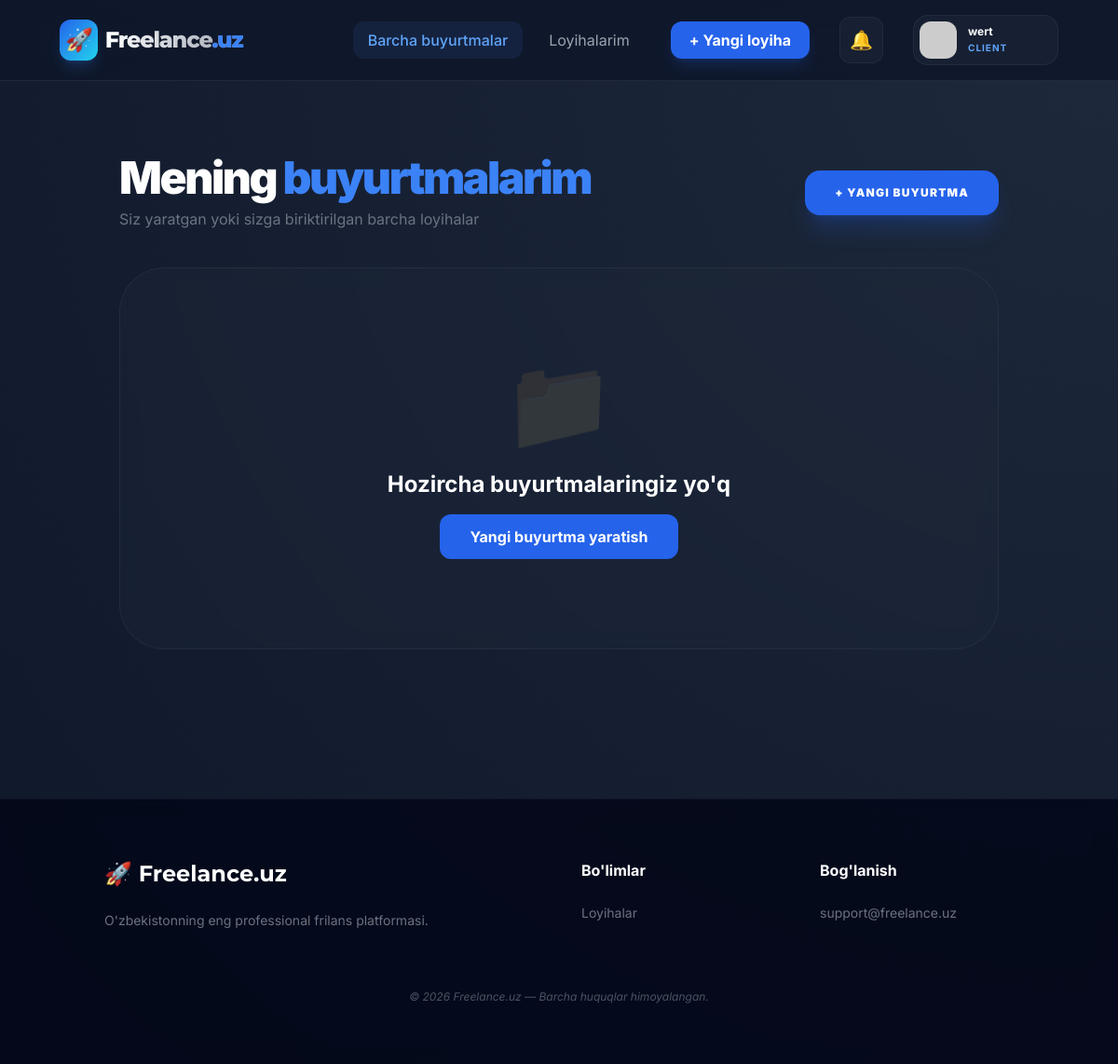
The app's page /my-orders/ (signed in), older data.
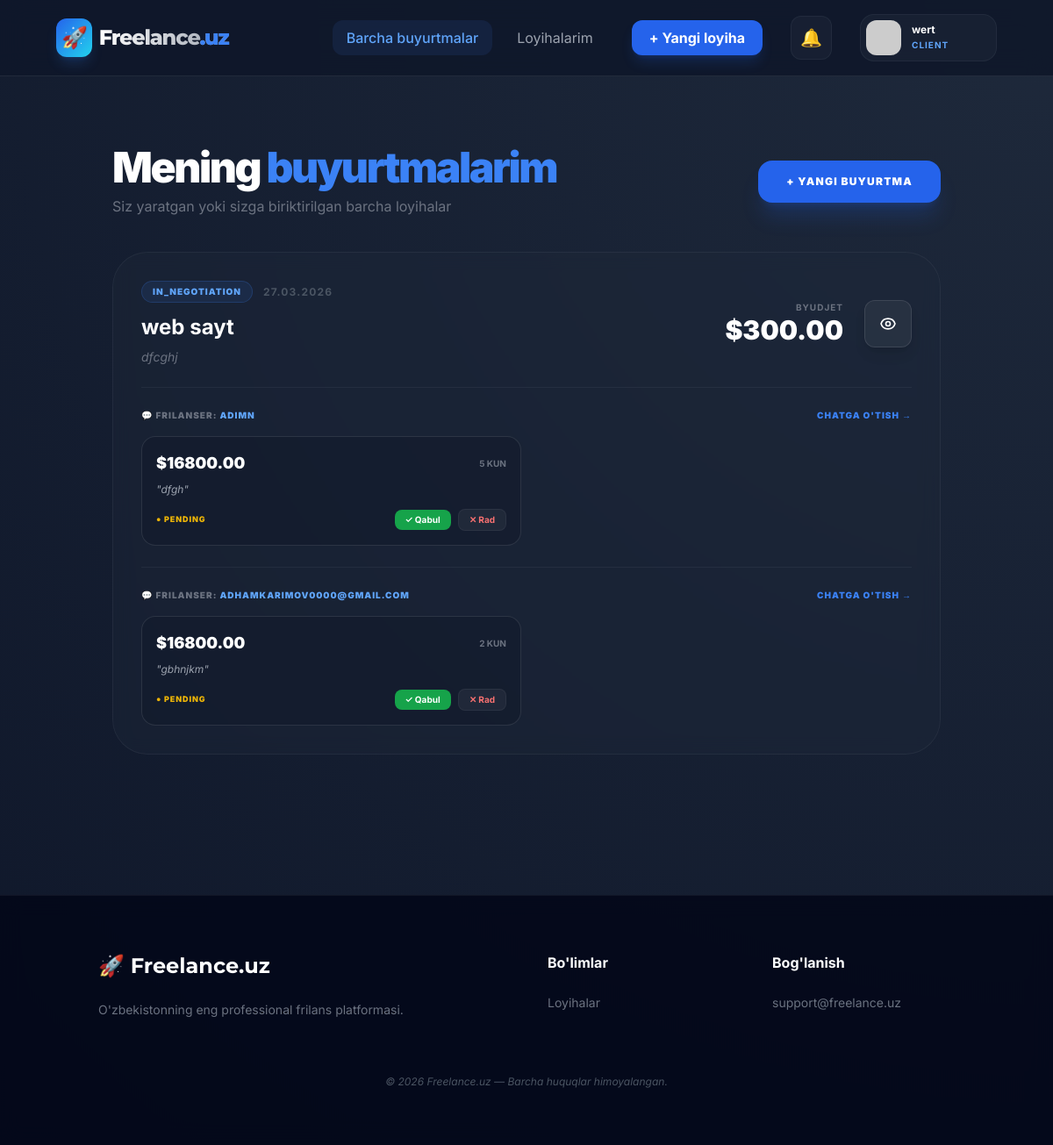
The same page, newer data.
### accounts/models.py (models this page shows, shortened)
class User(AbstractUser):
    class Role(models.TextChoices):
        CLIENT     = 'CLIENT',     'Mijoz'
        FREELANCER = 'FREELANCER', 'Frilanser'
    email     = models.EmailField(unique=True)
    full_name = models.CharField(max_length=255)
    role      = models.CharField(max_length=20, choices=Role.choices)
    avatar    = models.ImageField(upload_to='avatars/', null=True, blank=True)
    USERNAME_FIELD  = 'email'
    REQUIRED_FIELDS = ['username', 'full_name', 'role']

### marketplace/models.py (models this page shows, shortened)
class Order(models.Model):
    class Status(models.TextChoices):
        OPEN           = 'OPEN',           'Ochiq'
        IN_NEGOTIATION = 'IN_NEGOTIATION', 'Kelishilmoqda'
        IN_PROGRESS    = 'IN_PROGRESS',    'Jarayonda'
        COMPLETED      = 'COMPLETED',      'Tugatilgan'
        DELAYED        = 'DELAYED',        'Kechikkan'
        CANCELLED      = 'CANCELLED',      'Bekor qilingan'
    client         = models.ForeignKey(
        settings.AUTH_USER_MODEL,
        on_delete=models.CASCADE,
        related_name='orders'
    )
    assigned_freelancer = models.ForeignKey(
        settings.AUTH_USER_MODEL,
        on_delete=models.SET_NULL,
        null=True, blank=True,
        related_name='assigned_orders'
    )
    title          = models.CharField(max_length=255)
    description    = models.TextField()
    initial_budget = models.DecimalField(max_digits=12, decimal_places=2)
    final_price    = models.DecimalField(max_digits=12, decimal_places=2, null=True, blank=True)
    status         = models.CharField(max_length=20, choices=Status.choices, default=Status.OPEN)
    deadline       = models.DateTimeField(null=True, blank=True)
    tags           = models.ManyToManyField(Tag, blank=True, related_name='orders')
    created_at     = models.DateTimeField(auto_now_add=True)
    updated_at     = models.DateTimeField(auto_now=True)
    class Meta:
        ordering = ['-created_at']

### chat/models.py (models this page shows, shortened)
class ChatRoom(models.Model):
    order      = models.ForeignKey(Order, on_delete=models.CASCADE, related_name='chat_rooms')
    client     = models.ForeignKey(settings.AUTH_USER_MODEL, on_delete=models.CASCADE, related_name='client_rooms')
    freelancer = models.ForeignKey(settings.AUTH_USER_MODEL, on_delete=models.CASCADE, related_name='freelancer_rooms')
    created_at = models.DateTimeField(auto_now_add=True)
    class Meta:
        unique_together = ('order', 'freelancer')

class Offer(models.Model):
    class Status(models.TextChoices):
        PENDING  = 'PENDING',  'Kutilmoqda'
        ACCEPTED = 'ACCEPTED', 'Qabul qilindi'
        REJECTED = 'REJECTED', 'Rad etildi'
        EXPIRED  = 'EXPIRED',  "Muddati o'tgan"
    room           = models.ForeignKey(ChatRoom, on_delete=models.CASCADE, related_name='offers')
    sender         = models.ForeignKey(settings.AUTH_USER_MODEL, on_delete=models.CASCADE, related_name='sent_offers')
    proposed_price = models.DecimalField(max_digits=12, decimal_places=2)
    delivery_days  = models.PositiveIntegerField()
    message        = models.TextField(null=True, blank=True)
    status         = models.CharField(max_length=20, choices=Status.choices, default=Status.PENDING)
    created_at     = models.DateTimeField(auto_now_add=True)
    responded_at   = models.DateTimeField(null=True, blank=True)

### marketplace/views.py (the view)
# urls.py: path('my-orders/', views.MyOrdersView.as_view(), name='my_orders'),
class MyOrdersView(LoginRequiredMixin, View):
    def get(self, request):
        orders = Order.objects.filter(
            client=request.user
        ).prefetch_related(
            'chat_rooms__offers__sender'  # takliflarni oldindan yuklash
        ).order_by('-created_at')
        return render(request, 'marketplace/my_orders.html', {'orders': orders})

### templates/marketplace/my_orders.html (shortened to what this page needs)
{% extends 'base.html' %}
{% block content %}
<div class="container mx-auto px-4 py-10 max-w-5xl">
    <div class="mb-10 flex flex-col md:flex-row md:items-center justify-between gap-6">
        <div>
            <h1 class="text-3xl md:text-5xl font-black text-white tracking-tighter">
                Mening <span class="text-blue-500">buyurtmalarim</span>
            </h1>
            <p class="text-gray-500 mt-2">Siz yaratgan yoki sizga biriktirilgan barcha loyihalar</p>
        </div>
        <a href="{% url 'marketplace:order_create' %}"
           class="bg-blue-600 hover:bg-blue-500 text-white font-black px-8 py-4 rounded-2xl shadow-xl shadow-blue-600/20 transition-all active:scale-95 text-xs uppercase tracking-widest text-center">
            + Yangi buyurtma
        </a>
    </div>
    <div class="grid grid-cols-1 gap-6">
        {% for order in orders %}
            <div class="glass-card p-6 md:p-8 rounded-[2.5rem] border border-white/5 hover:border-blue-500/30 transition-all group">
                <div class="flex flex-col lg:flex-row justify-between items-start lg:items-center gap-6">
                    <div class="flex-1">
                        <div class="flex items-center gap-3 mb-3">
                            <span class="px-3 py-1 rounded-full bg-blue-500/10 border border-blue-500/20 text-blue-400 text-[10px] font-black uppercase tracking-widest">
                                {{ order.status }}
                            </span>
                            <span class="text-gray-600 text-xs font-bold uppercase tracking-widest">{{ order.created_at|date:"d.m.Y" }}</span>
                        </div>
                        <h2 class="text-xl md:text-2xl font-bold text-white group-hover:text-blue-400 transition-colors mb-2">
                            {{ order.title }}
                        </h2>
                        <p class="text-gray-500 text-sm line-clamp-2 italic">
                            {{ order.description|truncatewords:20 }}
                        </p>
                    </div>
                    <div class="w-full lg:w-auto flex flex-col md:flex-row items-center gap-6 border-t lg:border-t-0 border-white/5 pt-6 lg:pt-0">
                        <div class="text-center md:text-right">
                            <p class="text-[10px] font-bold text-gray-500 uppercase tracking-widest">Byudjet</p>
                            <span class="text-3xl font-black text-white">${{ order.initial_budget }}</span>
                        </div>
                        <div class="flex items-center gap-2">
                            <a href="{% url 'marketplace:order_detail' order.id %}"
                               class="bg-white/5 border border-white/10 text-white p-4 rounded-xl hover:bg-blue-600 transition-all shadow-lg" title="Batafsil">
                            </a>
                        </div>
                    </div>
                </div>
                {% for room in order.chat_rooms.all %}
                    {% if room.offers.all %}
                    <div class="mt-6 pt-6 border-t border-white/5">
                        <div class="flex items-center justify-between mb-4">
                            <h3 class="text-[10px] font-black text-gray-500 uppercase tracking-widest">
                                💬 Frilanser:
                                <span class="text-blue-400">{{ room.freelancer.get_full_name|default:room.freelancer.username }}</span>
                            </h3>
                            <a href="{% url 'chat:room_detail' room.id %}"
                               class="text-[10px] font-black text-blue-500 hover:text-blue-400 uppercase tracking-widest transition-colors">
                                Chatga o'tish →
                            </a>
                        </div>
                        <div class="grid grid-cols-1 md:grid-cols-2 gap-3">
                            {% for offer in room.offers.all %}
                            <div class="p-4 rounded-2xl border transition-all
                                {% if offer.status == 'ACCEPTED' %}bg-green-500/5 border-green-500/30
                                {% elif offer.status == 'REJECTED' %}bg-red-500/5 border-red-500/20 opacity-60
                                {% elif offer.status == 'EXPIRED' %}bg-white/2 border-white/5 opacity-40
                                {% else %}bg-slate-900/40 border-white/10{% endif %}">
                                <div class="flex justify-between items-center mb-2">
                                    <span class="text-white font-black text-lg">${{ offer.proposed_price }}</span>
                                    <span class="text-gray-500 text-[10px] font-bold uppercase">{{ offer.delivery_days }} kun</span>
                                </div>
                                {% if offer.message %}
                                <p class="text-gray-400 text-xs italic mb-3 line-clamp-2">"{{ offer.message }}"</p>
                                {% endif %}
                                <div class="flex items-center justify-between">
                                    <span class="text-[9px] font-black uppercase tracking-widest
                                        {% if offer.status == 'ACCEPTED' %}text-green-500
                                        {% elif offer.status == 'REJECTED' %}text-red-400
                                        {% elif offer.status == 'EXPIRED' %}text-gray-600
                                        {% else %}text-yellow-500{% endif %}">
                                        ● {{ offer.status }}
                                    </span>
                                    {% if offer.status == 'PENDING' %}
                                    <div class="flex gap-2">
                                        <form method="POST" action="{% url 'chat:accept_offer' offer.id %}">
                                            <button class="bg-green-600 hover:bg-green-500 text-white px-3 py-1 rounded-lg text-[10px] font-bold transition-all">
                                                ✓ Qabul
                                            </button>
                                        </form>
                                        <form method="POST" action="{% url 'chat:reject_offer' offer.id %}">
                                            <button class="bg-white/5 hover:bg-red-500/20 text-red-400 px-3 py-1 rounded-lg text-[10px] font-bold transition-all border border-white/5">
                                                ✕ Rad
                                            </button>
                                        </form>
                                    </div>
                                    {% endif %}
                                </div>
                            </div>
                            {% endfor %}
                        </div>
                    </div>
                    {% endif %}
                {% endfor %}
            </div>
        {% empty %}
            <div class="text-center py-24 glass-card rounded-[3rem] border border-white/5">
                <div class="text-8xl mb-6 opacity-10">📁</div>
                <h3 class="text-2xl text-white font-bold mb-4">Hozircha buyurtmalaringiz yo'q</h3>
                <a href="{% url 'marketplace:order_create' %}" class="bg-blue-600 text-white px-8 py-3 rounded-xl font-bold hover:bg-blue-500 transition-all inline-block">Yangi buyurtma yaratish</a>
            </div>
        {% endfor %}
    </div>
</div>
{% endblock %}

### templates/base.html (shortened to what this page needs)
<!DOCTYPE html>
<html lang="uz">
<head>
    <script src="https://cdn.tailwindcss.com"></script>
</head>
<body class="bg-[#0f172a]">
{% if request.user.is_authenticated %}
{% load notification_tags %}
{% get_unread_notifications request.user as unread_notifs %}
{% get_unread_count request.user as unread_count %}
{% endif %}
<nav class="glass-nav px-6 md:px-16 py-4 flex justify-between items-center sticky top-0 z-50">
    <a href="/" class="logo-font text-2xl font-extrabold tracking-tighter flex items-center gap-2 group">
        <span class="bg-gradient-to-br from-blue-600 to-cyan-400 text-white p-1.5 rounded-xl shadow-lg shadow-blue-500/20 group-hover:rotate-12 transition-transform">🚀</span>
        <span class="bg-clip-text text-transparent bg-gradient-to-r from-white to-gray-400">
            Freelance<span class="text-blue-500">.uz</span>
        </span>
    </a>
    <div class="flex items-center gap-4 md:gap-8">
        {% if request.user.is_authenticated %}
            <div class="hidden lg:flex items-center gap-3">
                {% if request.user.role == "CLIENT" %}
                    <a href="{% url 'marketplace:order_list' %}" class="px-4 py-2 text-blue-400 bg-blue-500/10 rounded-xl font-medium">Barcha buyurtmalar</a>
                    <a href="{% url 'marketplace:my_orders' %}" class="px-4 py-2 text-gray-400 hover:text-white transition">Loyihalarim</a>
                    <a href="{% url 'marketplace:order_create' %}" class="ml-4 bg-blue-600 hover:bg-blue-50 text-white px-5 py-2 rounded-xl font-bold shadow-lg shadow-blue-600/20 transition-all active:scale-95">+ Yangi loyiha</a>
                {% else %}
                    <a href="{% url 'marketplace:order_list' %}" class="px-4 py-2 text-blue-400 bg-blue-500/10 rounded-xl font-medium">Ish topish</a>
                    <a href="{% url 'chat:my_offers' %}" class="px-4 py-2 text-gray-400 hover:text-white transition">Mening takliflarim</a>
                {% endif %}
            </div>
            <div class="relative">
                <button onclick="toggleNotif()" class="p-2.5 rounded-xl bg-slate-800/50 hover:bg-slate-700 transition relative border border-white/5">
                    <span class="text-xl">🔔</span>
                </button>
            </div>
            <div class="relative">
                <button onclick="toggleElement('profileDropdown')" class="flex items-center gap-3 p-1.5 pr-4 rounded-2xl bg-slate-800/50 hover:bg-slate-700 border border-white/5 transition">
                    <img src="{% if request.user.avatar %}{{ request.user.avatar.url }}{% else %}https://ui-avatars.com/api/?name={{ request.user.full_name }}&background=2563eb&color=fff{% endif %}" class="w-10 h-10 rounded-xl object-cover">
                    <div class="hidden md:block text-left">
                        <p class="text-xs font-bold text-white truncate w-20 leading-none mb-1">{{ request.user.full_name|truncatechars:12 }}</p>
                        <p class="text-[10px] text-blue-400 uppercase font-bold tracking-widest">{{ request.user.role }}</p>
                    </div>
                </button>
            </div>
        {% endif %}
    </div>
</nav>
<main class="flex-grow">
    <div class="container mx-auto px-6 py-10">
        {% block content %}{% endblock %}
    </div>
</main>
<footer class="bg-slate-950/80 backdrop-blur-md border-t border-white/5 py-16 mt-20">
    <div class="container mx-auto px-6 grid grid-cols-1 md:grid-cols-4 gap-12 text-center md:text-left">
        <div class="col-span-1 md:col-span-2">
            <a href="/" class="logo-font text-2xl font-bold text-white mb-6 block">🚀 Freelance.uz</a>
            <p class="text-gray-500 text-sm max-w-sm mx-auto md:mx-0">O'zbekistonning eng professional frilans platformasi.</p>
        </div>
        <div>
            <h4 class="text-white font-bold mb-6">Bo'limlar</h4>
            <ul class="text-gray-500 text-sm space-y-3">
                <li><a href="{% url 'marketplace:order_list' %}" class="hover:text-blue-400 transition">Loyihalar</a></li>
            </ul>
        </div>
        <div>
            <h4 class="text-white font-bold mb-6">Bog'lanish</h4>
            <p class="text-gray-500 text-sm">support@freelance.uz</p>
        </div>
    </div>
    <div class="text-center mt-16 text-gray-600 text-xs italic">
        © 2026 Freelance.uz — Barcha huquqlar himoyalangan.
    </div>
</footer>
</body>
</html>

Row changes from the older to the newer data that the page shows:
added Order: status "IN_NEGOTIATION", created_at "27.03.2026", title "web sayt", description "dfcghj", initial_budget "300.00"
added ChatRoom: freelancer.get_full_name "ADIMN"
added Offer: proposed_price "16800.00", delivery_days "5", message "dfgh", status "PENDING", shows "✓ Qabul", shown under "ADIMN"
added ChatRoom: freelancer.get_full_name "ADHAMKARIMOV0000@GMAIL.COM"
added Offer: proposed_price "16800.00", delivery_days "2", message "gbhnjkm", status "PENDING", shows "✓ Qabul", shown under "ADHAMKARIMOV0000@GMAIL.COM"
Text that changed along with them:
text no longer shown: "📁 Hozircha buyurtmalaringiz yo'q Yangi buyurtma yaratish"
